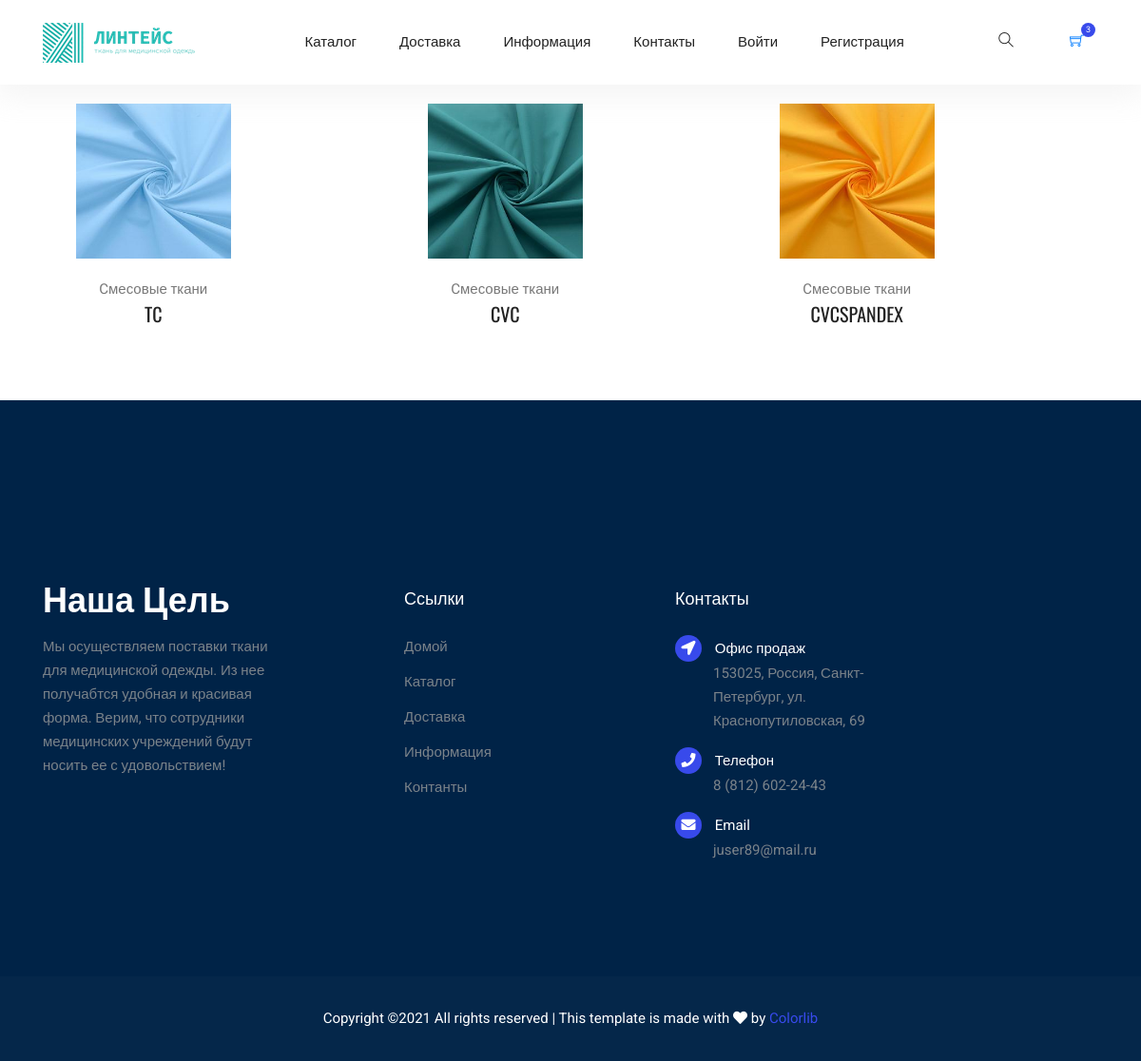
Page /categories/ on the committed database.
### fabric_shop/models.py (models this page shows, shortened)
class Category(models.Model):
    name = models.CharField(max_length=100, default="")
    image = models.ImageField(upload_to="img", null=True, blank=True)
    class Meta:
        verbose_name = "Category"
        verbose_name_plural = "Categories"

### fabric_shop/views.py (the view)
# urls.py: path('categories/', CategoriesView.as_view()),
class CategoriesView(View):
    def get(self, request):
        categories = Category.objects.all()
        return render(request, 'fabric_shop/categories.html', context={"categories": categories})

### fabric_shop/templates/fabric_shop/categories.html (shortened to what this page needs)
{% extends "fabric_shop/base.html" %}
{% load static %}
{% load i18n %}
{% block content %}
<!DOCTYPE html>
<html lang="en">
<head>
  <link rel="stylesheet" href='{% static "fabric_shop/vendors/bootstrap/bootstrap.min.css" %}'>
  <link rel="stylesheet" href='{% static "fabric_shop/vendors/fontawesome/css/all.min.css" %}'>
	<link rel="stylesheet" href='{% static "fabric_shop/vendors/themify-icons/themify-icons.css" %}'>
  <link rel="stylesheet" href='{% static "fabric_shop/vendors/nice-select/nice-select.css" %}'>
  <link rel="stylesheet" href='{% static "fabric_shop/vendors/owl-carousel/owl.theme.default.min.css" %}'>
  <link rel="stylesheet" href='{% static "fabric_shop/vendors/owl-carousel/owl.carousel.min.css" %}'>
  <link rel="stylesheet" href='{% static "fabric_shop/css/style.css" %}'>
</head>
<body>
<div class="container">
<div class="d-flex align-content-end flex-wrap" >
{% for category in categories %}
    <section class="card-body">
              <div class="col-md-3 col-lg-7">
                <div class="card text-center card-product">
                  <div class="card-product__img">
                    <a href="/category/{{category.name}}" class="img-prod"> <img class="img-fluid" src='{{ category.image.url }}' alt="Colorlib Template">
                    </a>
                  <div class="card-body">
                    <p>Cмесовые ткани</p>
                    <h4 class="card-product__title"><a href="/category/{{category.name}}">{{ category.name }}</a></h4>
                  </div>
                </div>
              </div>
            </div>
    </section>
{% endfor %}
</div>
</div>
</body>
</html>
{% endblock %}

### fabric_shop/static/fabric_shop/css/style.css (style rules this page uses)
body { color:#777;font-family:"Roboto",sans-serif;font-size:15px;font-weight:400;line-height:1.667 }
h1,h2,h3,h4,h5,h6 { font-family:"Oswald",sans-serif;color:#222;line-height:1.1 }
h4,.h4 { font-size:20px;font-weight:400;line-height:1.3 }
a { display:inline-block }
.card-product { border:0;margin-bottom:30px }
.card-product p { margin-bottom:0 }
.card-product__img { position:relative }
.card-product__title a { color:#222 }

### rows in the picture
Category: image (picture), name "TC"
Category: image (picture), name "CVC"
Category: image (picture), name "CVCSPANDEX"
